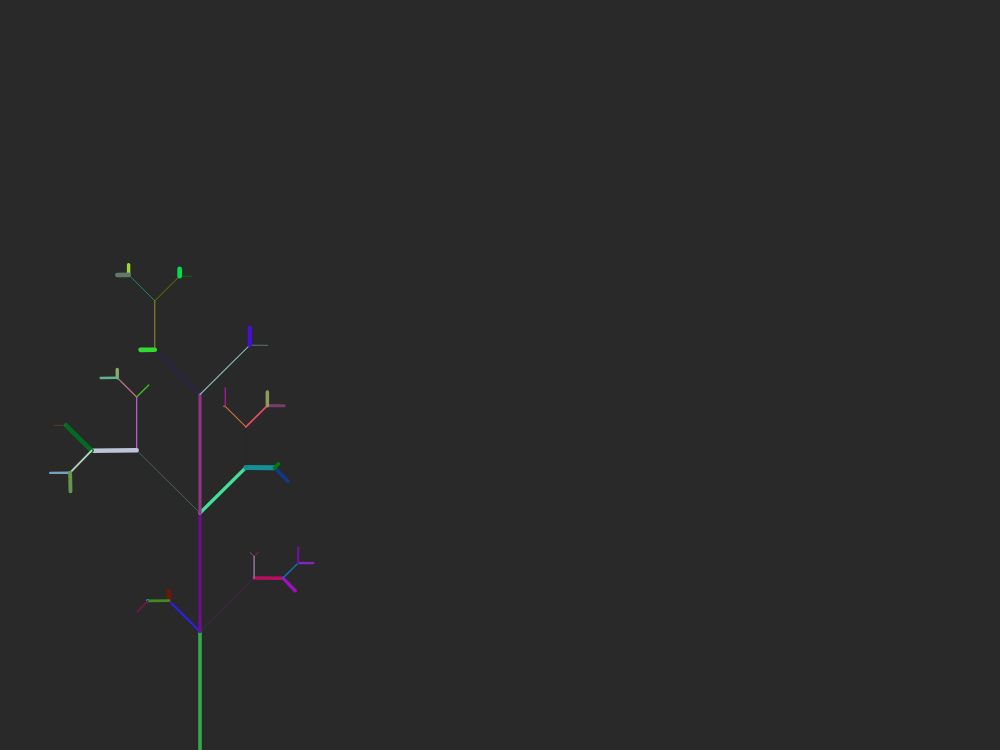
Frame 1 (no input)
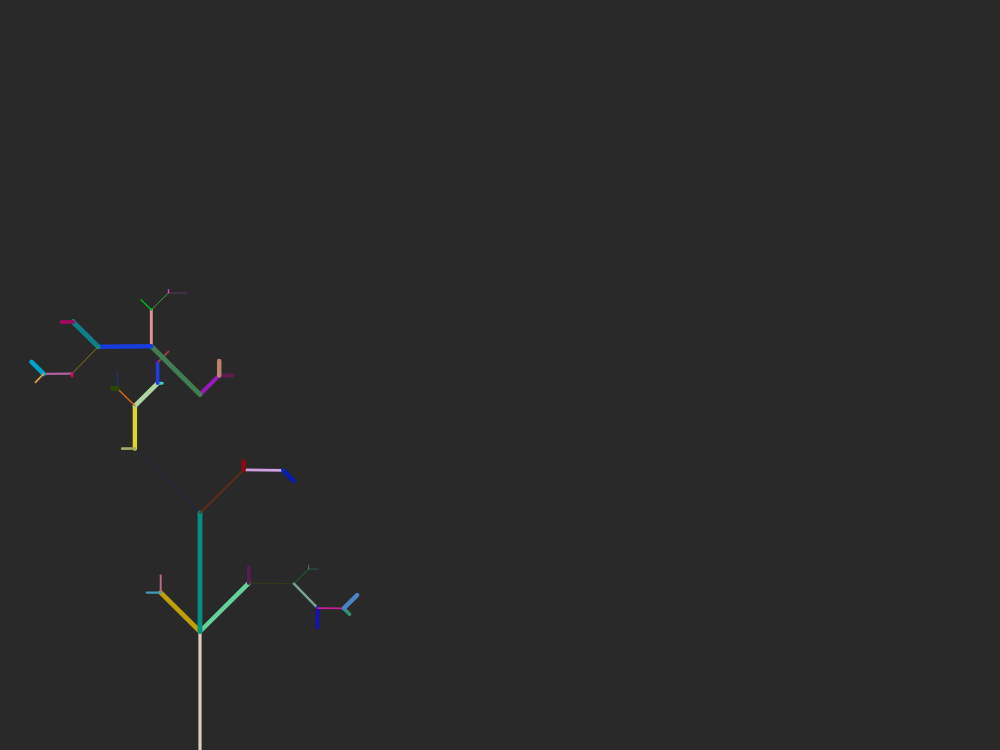
Frame 60 (no input)
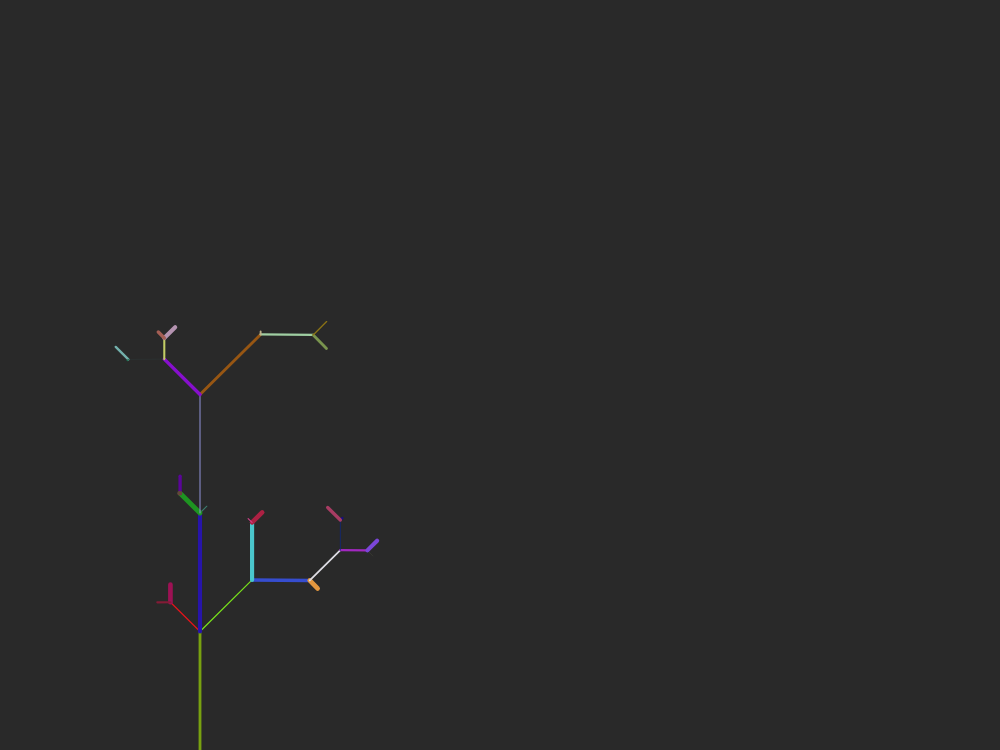
Frame 120 (the mouse pressed at the canvas centre since frame 60)

The p5.js sketch that drew these frames (run headless with seeded random() and noise() and a simulated clock; from frame 60 on, the mouse is pressed at the canvas centre):

// p5.js sketch
// ── sketch.js

var angle = 0;
var slider;

function setup() {
    createCanvas(1000, 750);
    slider = createSlider(0, TWO_PI, PI / 4, 0.01);
}

function draw() {
    background(41);
    angle = slider.value();

    var seedLength = 150;

    stroke(240);
    translate(200, height);
    branch(seedLength * angle);
    branch(seedLength * angle);
    branch(seedLength * angle);
}


// TODO add a control to add number of branchest to the process


function getRandomMultiplier(){
    return random(0.8);
}

function branch(len) {
  strokeWeight(random(5))
  stroke(random(230), random(230), random(230));
  line(0, 0, 0, -len);
  translate(0, -len);

  setTimeout(function(){}, 3000000);
  if (len > 20) {
    push();
    rotate(angle);
    branch(len * getRandomMultiplier());
    pop();
    push();
    rotate(-angle);
    branch(len * getRandomMultiplier());
    pop();
  }
}
